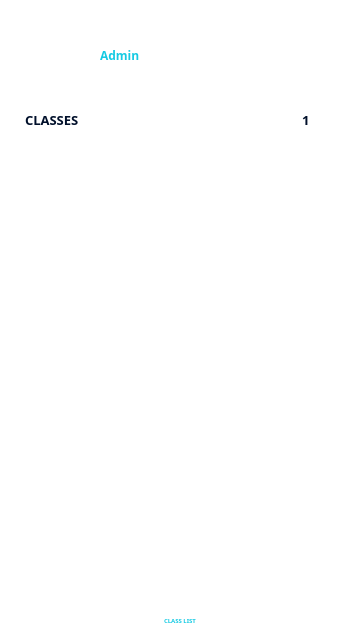
<?xml version="1.0" encoding="UTF-8"?>
<ui version="4.0">
 <class>Admin_Classes_List</class>
 <widget class="QMainWindow" name="Admin_Classes_List">
  <property name="geometry">
   <rect>
    <x>0</x>
    <y>0</y>
    <width>360</width>
    <height>640</height>
   </rect>
  </property>
  <property name="windowTitle">
   <string>Admin Classes List</string>
  </property>
  <property name="windowIcon">
   <iconset resource="resources.qrc">
    <normaloff>:/res/assets/presence_logo.png</normaloff>:/res/assets/presence_logo.png</iconset>
  </property>
  <widget class="QWidget" name="centralwidget">
   <property name="styleSheet">
    <string notr="true">QWidget #centralwidget {
	background-color: #FFFFFF;
}</string>
   </property>
   <widget class="QGroupBox" name="headerGroup">
    <property name="geometry">
     <rect>
      <x>0</x>
      <y>0</y>
      <width>360</width>
      <height>100</height>
     </rect>
    </property>
    <property name="styleSheet">
     <string notr="true">QGroupBox {
	border: 0px;
	border-radius: 0px;
}</string>
    </property>
    <property name="title">
     <string/>
    </property>
    <widget class="QLabel" name="headerHud">
     <property name="geometry">
      <rect>
       <x>0</x>
       <y>0</y>
       <width>360</width>
       <height>100</height>
      </rect>
     </property>
     <property name="styleSheet">
      <string notr="true"/>
     </property>
     <property name="text">
      <string/>
     </property>
     <property name="pixmap">
      <pixmap resource="resources.qrc">:/res/assets/header_short.png</pixmap>
     </property>
    </widget>
    <widget class="QPushButton" name="backButton">
     <property name="geometry">
      <rect>
       <x>15</x>
       <y>15</y>
       <width>30</width>
       <height>30</height>
      </rect>
     </property>
     <property name="styleSheet">
      <string notr="true">QPushButton {
	border: 0px;
	border-radius: 0px;
	background: none;
}</string>
     </property>
     <property name="text">
      <string/>
     </property>
     <property name="icon">
      <iconset resource="resources.qrc">
       <normaloff>:/res/assets/back.png</normaloff>:/res/assets/back.png</iconset>
     </property>
     <property name="iconSize">
      <size>
       <width>30</width>
       <height>30</height>
      </size>
     </property>
     <property name="flat">
      <bool>true</bool>
     </property>
    </widget>
    <widget class="QLabel" name="avatarLabel">
     <property name="geometry">
      <rect>
       <x>50</x>
       <y>30</y>
       <width>40</width>
       <height>40</height>
      </rect>
     </property>
     <property name="text">
      <string/>
     </property>
     <property name="pixmap">
      <pixmap resource="resources.qrc">:/res/assets/cict_avatar.png</pixmap>
     </property>
     <property name="alignment">
      <set>Qt::AlignCenter</set>
     </property>
    </widget>
    <widget class="QLabel" name="adminTitleLabel">
     <property name="geometry">
      <rect>
       <x>100</x>
       <y>30</y>
       <width>180</width>
       <height>20</height>
      </rect>
     </property>
     <property name="styleSheet">
      <string notr="true">QLabel {
	color: #FFFFFF;
	font-family: Poppins;
	font-size: 12px;
	font-style: normal;
	font-weight: 700;
	line-height: normal;
}</string>
     </property>
     <property name="text">
      <string>ADMIN</string>
     </property>
    </widget>
    <widget class="QLabel" name="adminIdLabel">
     <property name="geometry">
      <rect>
       <x>100</x>
       <y>45</y>
       <width>180</width>
       <height>20</height>
      </rect>
     </property>
     <property name="styleSheet">
      <string notr="true">QLabel {
	color: #15CAE3;
	font-family: Poppins;
	font-size: 12px;
	font-style: normal;
	font-weight: 500;
	line-height: normal;
}</string>
     </property>
     <property name="text">
      <string>Admin</string>
     </property>
    </widget>
    <widget class="QLabel" name="dateLabel">
     <property name="geometry">
      <rect>
       <x>250</x>
       <y>10</y>
       <width>90</width>
       <height>20</height>
      </rect>
     </property>
     <property name="font">
      <font>
       <family>Poppins</family>
       <pointsize>-1</pointsize>
       <italic>false</italic>
       <fontweight>Light</fontweight>
      </font>
     </property>
     <property name="styleSheet">
      <string notr="true">QLabel {
	color: #FFFFFF;
	text-align: right;
	font-family: Poppins;
	font-size: 9px;
	font-style: normal;
	font-weight: 300;
	line-height: normal;
}</string>
     </property>
     <property name="text">
      <string/>
     </property>
     <property name="alignment">
      <set>Qt::AlignRight|Qt::AlignTrailing|Qt::AlignVCenter</set>
     </property>
    </widget>
    <widget class="QLabel" name="timeLabel">
     <property name="geometry">
      <rect>
       <x>250</x>
       <y>20</y>
       <width>90</width>
       <height>20</height>
      </rect>
     </property>
     <property name="styleSheet">
      <string notr="true">QLabel {
	color: #FFFFFF;
	text-align: right;
	font-family: Poppins;
	font-size: 11px;
	font-style: normal;
	font-weight: 500;
	line-height: normal;
}</string>
     </property>
     <property name="text">
      <string/>
     </property>
     <property name="alignment">
      <set>Qt::AlignRight|Qt::AlignTrailing|Qt::AlignVCenter</set>
     </property>
    </widget>
   </widget>
   <widget class="QGroupBox" name="footerGroup">
    <property name="geometry">
     <rect>
      <x>0</x>
      <y>510</y>
      <width>360</width>
      <height>130</height>
     </rect>
    </property>
    <property name="styleSheet">
     <string notr="true">QGroupBox {
	border: 0px;
	border-radius: 0px;
}</string>
    </property>
    <property name="title">
     <string/>
    </property>
    <widget class="QLabel" name="footerHud">
     <property name="geometry">
      <rect>
       <x>10</x>
       <y>70</y>
       <width>340</width>
       <height>60</height>
      </rect>
     </property>
     <property name="text">
      <string/>
     </property>
     <property name="pixmap">
      <pixmap resource="resources.qrc">:/res/assets/footer.png</pixmap>
     </property>
     <property name="alignment">
      <set>Qt::AlignCenter</set>
     </property>
    </widget>
    <widget class="QPushButton" name="studentListButton">
     <property name="geometry">
      <rect>
       <x>90</x>
       <y>77</y>
       <width>30</width>
       <height>30</height>
      </rect>
     </property>
     <property name="styleSheet">
      <string notr="true">QPushButton {
	border: 0px;
	border-radius: 0px;
	background: none;
}</string>
     </property>
     <property name="text">
      <string/>
     </property>
     <property name="icon">
      <iconset resource="resources.qrc">
       <normaloff>:/res/assets/home_unselected.png</normaloff>:/res/assets/home_unselected.png</iconset>
     </property>
     <property name="iconSize">
      <size>
       <width>25</width>
       <height>25</height>
      </size>
     </property>
     <property name="flat">
      <bool>true</bool>
     </property>
    </widget>
    <widget class="QLabel" name="studentListLabel">
     <property name="geometry">
      <rect>
       <x>75</x>
       <y>102</y>
       <width>60</width>
       <height>16</height>
      </rect>
     </property>
     <property name="styleSheet">
      <string notr="true">QLabel {
	color: #FFFFFF;
	text-align: center;
	font-family: Poppins;
	font-size: 6px;
	font-style: normal;
	font-weight: 500;
	line-height: normal;
}</string>
     </property>
     <property name="text">
      <string>STUDENT LIST</string>
     </property>
     <property name="alignment">
      <set>Qt::AlignCenter</set>
     </property>
    </widget>
    <widget class="QPushButton" name="classListButton">
     <property name="geometry">
      <rect>
       <x>165</x>
       <y>77</y>
       <width>30</width>
       <height>30</height>
      </rect>
     </property>
     <property name="styleSheet">
      <string notr="true">QPushButton {
	border: 0px;
	border-radius: 0px;
	background: none;
}</string>
     </property>
     <property name="text">
      <string/>
     </property>
     <property name="icon">
      <iconset resource="resources.qrc">
       <normaloff>:/res/assets/class_list_selected.png</normaloff>:/res/assets/class_list_selected.png</iconset>
     </property>
     <property name="iconSize">
      <size>
       <width>25</width>
       <height>25</height>
      </size>
     </property>
     <property name="flat">
      <bool>true</bool>
     </property>
    </widget>
    <widget class="QLabel" name="classListLabel">
     <property name="geometry">
      <rect>
       <x>150</x>
       <y>102</y>
       <width>60</width>
       <height>16</height>
      </rect>
     </property>
     <property name="styleSheet">
      <string notr="true">QLabel {
	color: #15CAE3;
	text-align: center;
	font-family: Poppins;
	font-size: 6px;
	font-style: normal;
	font-weight: 500;
	line-height: normal;
}</string>
     </property>
     <property name="text">
      <string>CLASS LIST</string>
     </property>
     <property name="alignment">
      <set>Qt::AlignCenter</set>
     </property>
    </widget>
    <widget class="QLabel" name="whiteBox">
     <property name="geometry">
      <rect>
       <x>0</x>
       <y>0</y>
       <width>360</width>
       <height>130</height>
      </rect>
     </property>
     <property name="text">
      <string/>
     </property>
     <property name="pixmap">
      <pixmap resource="resources.qrc">:/res/assets/white_box.png</pixmap>
     </property>
     <property name="alignment">
      <set>Qt::AlignCenter</set>
     </property>
    </widget>
    <widget class="QPushButton" name="createClassButton">
     <property name="geometry">
      <rect>
       <x>75</x>
       <y>25</y>
       <width>210</width>
       <height>40</height>
      </rect>
     </property>
     <property name="styleSheet">
      <string notr="true">QPushButton {
	border: 0px;
	border-radius: 0px;
	background: none;
}</string>
     </property>
     <property name="text">
      <string/>
     </property>
     <property name="icon">
      <iconset resource="resources.qrc">
       <normaloff>:/res/assets/create_class.png</normaloff>:/res/assets/create_class.png</iconset>
     </property>
     <property name="iconSize">
      <size>
       <width>300</width>
       <height>50</height>
      </size>
     </property>
     <property name="flat">
      <bool>true</bool>
     </property>
    </widget>
    <widget class="QPushButton" name="lecturerListButton">
     <property name="geometry">
      <rect>
       <x>240</x>
       <y>77</y>
       <width>30</width>
       <height>30</height>
      </rect>
     </property>
     <property name="styleSheet">
      <string notr="true">QPushButton {
	border: 0px;
	border-radius: 0px;
	background: none;
}</string>
     </property>
     <property name="text">
      <string/>
     </property>
     <property name="icon">
      <iconset resource="resources.qrc">
       <normaloff>:/res/assets/lecturer_unselected.png</normaloff>:/res/assets/lecturer_unselected.png</iconset>
     </property>
     <property name="iconSize">
      <size>
       <width>25</width>
       <height>25</height>
      </size>
     </property>
     <property name="flat">
      <bool>true</bool>
     </property>
    </widget>
    <widget class="QLabel" name="lecturerListLabel">
     <property name="geometry">
      <rect>
       <x>225</x>
       <y>102</y>
       <width>60</width>
       <height>16</height>
      </rect>
     </property>
     <property name="styleSheet">
      <string notr="true">QLabel {
	color: #FFFFFF;
	text-align: center;
	font-family: Poppins;
	font-size: 6px;
	font-style: normal;
	font-weight: 500;
	line-height: normal;
}</string>
     </property>
     <property name="text">
      <string>LECTURER LIST</string>
     </property>
     <property name="alignment">
      <set>Qt::AlignCenter</set>
     </property>
    </widget>
    <widget class="QLabel" name="errorLabel">
     <property name="enabled">
      <bool>true</bool>
     </property>
     <property name="geometry">
      <rect>
       <x>25</x>
       <y>5</y>
       <width>310</width>
       <height>20</height>
      </rect>
     </property>
     <property name="styleSheet">
      <string notr="true">QLabel {
	background: none;
	color: #FF003D;
	font-family: Poppins;
	font-size: 10px;
	font-style: normal;
	font-weight: 600;
	line-height: normal;
}</string>
     </property>
     <property name="text">
      <string/>
     </property>
     <property name="alignment">
      <set>Qt::AlignCenter</set>
     </property>
    </widget>
    <zorder>whiteBox</zorder>
    <zorder>footerHud</zorder>
    <zorder>studentListButton</zorder>
    <zorder>studentListLabel</zorder>
    <zorder>classListButton</zorder>
    <zorder>classListLabel</zorder>
    <zorder>createClassButton</zorder>
    <zorder>lecturerListButton</zorder>
    <zorder>lecturerListLabel</zorder>
    <zorder>errorLabel</zorder>
   </widget>
   <widget class="QLabel" name="titleLabel">
    <property name="geometry">
     <rect>
      <x>25</x>
      <y>110</y>
      <width>180</width>
      <height>20</height>
     </rect>
    </property>
    <property name="styleSheet">
     <string notr="true">QLabel {
	color: #000F2A;
	font-family: Poppins;
	font-size: 13px;
	font-style: normal;
	font-weight: 700;
	line-height: normal;
}</string>
    </property>
    <property name="text">
     <string>CLASSES</string>
    </property>
   </widget>
   <widget class="QGroupBox" name="filterGroup">
    <property name="geometry">
     <rect>
      <x>25</x>
      <y>130</y>
      <width>310</width>
      <height>61</height>
     </rect>
    </property>
    <property name="styleSheet">
     <string notr="true">QGroupBox {
	border: 0px;
	border-radius: 0px;
}</string>
    </property>
    <property name="title">
     <string/>
    </property>
    <widget class="QGroupBox" name="schoolYearGroup">
     <property name="geometry">
      <rect>
       <x>0</x>
       <y>0</y>
       <width>100</width>
       <height>30</height>
      </rect>
     </property>
     <property name="styleSheet">
      <string notr="true">QGroupBox {
	border: 0px;
	border-radius: 0px;
}</string>
     </property>
     <property name="title">
      <string/>
     </property>
     <widget class="QLabel" name="schoolYearHud">
      <property name="geometry">
       <rect>
        <x>0</x>
        <y>0</y>
        <width>100</width>
        <height>30</height>
       </rect>
      </property>
      <property name="text">
       <string/>
      </property>
      <property name="pixmap">
       <pixmap resource="resources.qrc">:/res/assets/search_field_short.png</pixmap>
      </property>
      <property name="alignment">
       <set>Qt::AlignHCenter|Qt::AlignTop</set>
      </property>
     </widget>
     <widget class="QComboBox" name="schoolYearCombobox">
      <property name="geometry">
       <rect>
        <x>2</x>
        <y>0</y>
        <width>96</width>
        <height>25</height>
       </rect>
      </property>
      <property name="styleSheet">
       <string notr="true">QComboBox {
	background-color: transparent;
	border: 0px;
	color: #FFFFFF;
	font-family: Poppins;
	font-size: 8px;
	font-style: normal;
	font-weight: 500;
	line-height: normal;
}

QComboBox QAbstractItemView {
    background-color: #000F2A;
}

QComboBox QScrollBar:vertical {
    background-color: #000F2A;
	width: 4px;
}

QComboBox QScrollBar::handle:vertical {
    background-color: #FFFFFF;
}

QComboBox QScrollBar::add-line:vertical,
QComboBox QScrollBar::sub-line:vertical {
    border: none;
    background: none;
    height: 0px;
}

QComboBox QScrollBar::add-page:vertical,
QComboBox QScrollBar::sub-page:vertical {
    background-color: #000F2A;
	background: none;
	border-style: solid;
}</string>
      </property>
      <property name="placeholderText">
       <string>School Year</string>
      </property>
     </widget>
    </widget>
    <widget class="QGroupBox" name="programGroup">
     <property name="geometry">
      <rect>
       <x>105</x>
       <y>0</y>
       <width>100</width>
       <height>30</height>
      </rect>
     </property>
     <property name="styleSheet">
      <string notr="true">QGroupBox {
	border: 0px;
	border-radius: 0px;
}</string>
     </property>
     <property name="title">
      <string/>
     </property>
     <widget class="QLabel" name="programHud">
      <property name="geometry">
       <rect>
        <x>0</x>
        <y>0</y>
        <width>100</width>
        <height>30</height>
       </rect>
      </property>
      <property name="text">
       <string/>
      </property>
      <property name="pixmap">
       <pixmap resource="resources.qrc">:/res/assets/search_field_short.png</pixmap>
      </property>
      <property name="alignment">
       <set>Qt::AlignHCenter|Qt::AlignTop</set>
      </property>
     </widget>
     <widget class="QComboBox" name="programCombobox">
      <property name="geometry">
       <rect>
        <x>2</x>
        <y>0</y>
        <width>96</width>
        <height>25</height>
       </rect>
      </property>
      <property name="styleSheet">
       <string notr="true">QComboBox {
	background-color: transparent;
	border: 0px;
	color: #FFFFFF;
	font-family: Poppins;
	font-size: 8px;
	font-style: normal;
	font-weight: 500;
	line-height: normal;
}

QComboBox QAbstractItemView {
    background-color: #000F2A;
}

QComboBox QScrollBar:vertical {
    background-color: #000F2A;
	width: 4px;
}

QComboBox QScrollBar::handle:vertical {
    background-color: #FFFFFF;
}

QComboBox QScrollBar::add-line:vertical,
QComboBox QScrollBar::sub-line:vertical {
    border: none;
    background: none;
    height: 0px;
}

QComboBox QScrollBar::add-page:vertical,
QComboBox QScrollBar::sub-page:vertical {
    background-color: #000F2A;
	background: none;
	border-style: solid;
}</string>
      </property>
      <property name="placeholderText">
       <string>Program</string>
      </property>
     </widget>
    </widget>
    <widget class="QGroupBox" name="yearGroup">
     <property name="geometry">
      <rect>
       <x>105</x>
       <y>30</y>
       <width>100</width>
       <height>30</height>
      </rect>
     </property>
     <property name="styleSheet">
      <string notr="true">QGroupBox {
	border: 0px;
	border-radius: 0px;
}</string>
     </property>
     <property name="title">
      <string/>
     </property>
     <widget class="QLabel" name="yearHud">
      <property name="geometry">
       <rect>
        <x>0</x>
        <y>0</y>
        <width>100</width>
        <height>30</height>
       </rect>
      </property>
      <property name="text">
       <string/>
      </property>
      <property name="pixmap">
       <pixmap resource="resources.qrc">:/res/assets/search_field_short.png</pixmap>
      </property>
      <property name="alignment">
       <set>Qt::AlignHCenter|Qt::AlignTop</set>
      </property>
     </widget>
     <widget class="QComboBox" name="yearCombobox">
      <property name="geometry">
       <rect>
        <x>2</x>
        <y>0</y>
        <width>96</width>
        <height>25</height>
       </rect>
      </property>
      <property name="styleSheet">
       <string notr="true">QComboBox {
	background-color: transparent;
	border: 0px;
	color: #FFFFFF;
	font-family: Poppins;
	font-size: 8px;
	font-style: normal;
	font-weight: 500;
	line-height: normal;
}

QComboBox QAbstractItemView {
    background-color: #000F2A;
}

QComboBox QScrollBar:vertical {
    background-color: #000F2A;
	width: 4px;
}

QComboBox QScrollBar::handle:vertical {
    background-color: #FFFFFF;
}

QComboBox QScrollBar::add-line:vertical,
QComboBox QScrollBar::sub-line:vertical {
    border: none;
    background: none;
    height: 0px;
}

QComboBox QScrollBar::add-page:vertical,
QComboBox QScrollBar::sub-page:vertical {
    background-color: #000F2A;
	background: none;
	border-style: solid;
}</string>
      </property>
      <property name="placeholderText">
       <string>Year</string>
      </property>
     </widget>
    </widget>
    <widget class="QGroupBox" name="sectionGroup">
     <property name="geometry">
      <rect>
       <x>210</x>
       <y>0</y>
       <width>100</width>
       <height>30</height>
      </rect>
     </property>
     <property name="styleSheet">
      <string notr="true">QGroupBox {
	border: 0px;
	border-radius: 0px;
}</string>
     </property>
     <property name="title">
      <string/>
     </property>
     <widget class="QLabel" name="sectionHud">
      <property name="geometry">
       <rect>
        <x>0</x>
        <y>0</y>
        <width>100</width>
        <height>30</height>
       </rect>
      </property>
      <property name="text">
       <string/>
      </property>
      <property name="pixmap">
       <pixmap resource="resources.qrc">:/res/assets/search_field_short.png</pixmap>
      </property>
      <property name="alignment">
       <set>Qt::AlignHCenter|Qt::AlignTop</set>
      </property>
     </widget>
     <widget class="QComboBox" name="sectionCombobox">
      <property name="geometry">
       <rect>
        <x>2</x>
        <y>0</y>
        <width>96</width>
        <height>25</height>
       </rect>
      </property>
      <property name="styleSheet">
       <string notr="true">QComboBox {
	background-color: transparent;
	border: 0px;
	color: #FFFFFF;
	font-family: Poppins;
	font-size: 8px;
	font-style: normal;
	font-weight: 500;
	line-height: normal;
}

QComboBox QAbstractItemView {
    background-color: #000F2A;
}

QComboBox QScrollBar:vertical {
    background-color: #000F2A;
	width: 4px;
}

QComboBox QScrollBar::handle:vertical {
    background-color: #FFFFFF;
}

QComboBox QScrollBar::add-line:vertical,
QComboBox QScrollBar::sub-line:vertical {
    border: none;
    background: none;
    height: 0px;
}

QComboBox QScrollBar::add-page:vertical,
QComboBox QScrollBar::sub-page:vertical {
    background-color: #000F2A;
	background: none;
	border-style: solid;
}</string>
      </property>
      <property name="placeholderText">
       <string>Section</string>
      </property>
     </widget>
    </widget>
    <widget class="QGroupBox" name="searchGroup">
     <property name="geometry">
      <rect>
       <x>210</x>
       <y>30</y>
       <width>100</width>
       <height>30</height>
      </rect>
     </property>
     <property name="styleSheet">
      <string notr="true">QGroupBox {
	border: 0px;
	border-radius: 0px;
}</string>
     </property>
     <property name="title">
      <string/>
     </property>
     <widget class="QLabel" name="searchHud">
      <property name="geometry">
       <rect>
        <x>0</x>
        <y>0</y>
        <width>100</width>
        <height>30</height>
       </rect>
      </property>
      <property name="text">
       <string/>
      </property>
      <property name="pixmap">
       <pixmap resource="resources.qrc">:/res/assets/search_field_short.png</pixmap>
      </property>
      <property name="alignment">
       <set>Qt::AlignHCenter|Qt::AlignTop</set>
      </property>
     </widget>
     <widget class="QLineEdit" name="searchTextbox">
      <property name="geometry">
       <rect>
        <x>5</x>
        <y>0</y>
        <width>70</width>
        <height>25</height>
       </rect>
      </property>
      <property name="styleSheet">
       <string notr="true">QLineEdit {
	background-color: transparent;
	border: 0px;
	color: #FFFFFF;
	font-family: Poppins;
	font-size: 8px;
	font-style: normal;
	font-weight: 500;
	line-height: normal;
}</string>
      </property>
      <property name="maxLength">
       <number>255</number>
      </property>
      <property name="placeholderText">
       <string>Search</string>
      </property>
     </widget>
     <widget class="QPushButton" name="searchButton">
      <property name="geometry">
       <rect>
        <x>80</x>
        <y>5</y>
        <width>15</width>
        <height>15</height>
       </rect>
      </property>
      <property name="styleSheet">
       <string notr="true">QPushButton {
	border: 0px;
	border-radius: 0px;
	background: none;
}</string>
      </property>
      <property name="text">
       <string/>
      </property>
      <property name="icon">
       <iconset resource="resources.qrc">
        <normaloff>:/res/assets/search.png</normaloff>:/res/assets/search.png</iconset>
      </property>
      <property name="flat">
       <bool>true</bool>
      </property>
     </widget>
    </widget>
    <widget class="QGroupBox" name="semesterGroup">
     <property name="geometry">
      <rect>
       <x>0</x>
       <y>30</y>
       <width>100</width>
       <height>30</height>
      </rect>
     </property>
     <property name="styleSheet">
      <string notr="true">QGroupBox {
	border: 0px;
	border-radius: 0px;
}</string>
     </property>
     <property name="title">
      <string/>
     </property>
     <widget class="QLabel" name="semesterHud">
      <property name="geometry">
       <rect>
        <x>0</x>
        <y>0</y>
        <width>100</width>
        <height>30</height>
       </rect>
      </property>
      <property name="text">
       <string/>
      </property>
      <property name="pixmap">
       <pixmap resource="resources.qrc">:/res/assets/search_field_short.png</pixmap>
      </property>
      <property name="alignment">
       <set>Qt::AlignHCenter|Qt::AlignTop</set>
      </property>
     </widget>
     <widget class="QComboBox" name="semesterCombobox">
      <property name="geometry">
       <rect>
        <x>2</x>
        <y>0</y>
        <width>96</width>
        <height>25</height>
       </rect>
      </property>
      <property name="styleSheet">
       <string notr="true">QComboBox {
	background-color: transparent;
	border: 0px;
	color: #FFFFFF;
	font-family: Poppins;
	font-size: 8px;
	font-style: normal;
	font-weight: 500;
	line-height: normal;
}

QComboBox QAbstractItemView {
    background-color: #000F2A;
}

QComboBox QScrollBar:vertical {
    background-color: #000F2A;
	width: 4px;
}

QComboBox QScrollBar::handle:vertical {
    background-color: #FFFFFF;
}

QComboBox QScrollBar::add-line:vertical,
QComboBox QScrollBar::sub-line:vertical {
    border: none;
    background: none;
    height: 0px;
}

QComboBox QScrollBar::add-page:vertical,
QComboBox QScrollBar::sub-page:vertical {
    background-color: #000F2A;
	background: none;
	border-style: solid;
}</string>
      </property>
      <property name="placeholderText">
       <string>Semester</string>
      </property>
     </widget>
    </widget>
   </widget>
   <widget class="QGroupBox" name="pageGroup">
    <property name="geometry">
     <rect>
      <x>260</x>
      <y>105</y>
      <width>90</width>
      <height>30</height>
     </rect>
    </property>
    <property name="styleSheet">
     <string notr="true">QGroupBox {
	border: 0px;
	border-radius: 0px;
}</string>
    </property>
    <property name="title">
     <string/>
    </property>
    <widget class="QPushButton" name="nextPageButton">
     <property name="geometry">
      <rect>
       <x>55</x>
       <y>5</y>
       <width>20</width>
       <height>20</height>
      </rect>
     </property>
     <property name="styleSheet">
      <string notr="true">QPushButton {
	border: 0px;
	border-radius: 0px;
	background: none;
}</string>
     </property>
     <property name="text">
      <string/>
     </property>
     <property name="icon">
      <iconset resource="resources.qrc">
       <normaloff>:/res/assets/next_arrow.png</normaloff>:/res/assets/next_arrow.png</iconset>
     </property>
     <property name="flat">
      <bool>true</bool>
     </property>
    </widget>
    <widget class="QPushButton" name="prevPageButton">
     <property name="geometry">
      <rect>
       <x>15</x>
       <y>5</y>
       <width>20</width>
       <height>20</height>
      </rect>
     </property>
     <property name="styleSheet">
      <string notr="true">QPushButton {
	border: 0px;
	border-radius: 0px;
	background: none;
}</string>
     </property>
     <property name="text">
      <string/>
     </property>
     <property name="icon">
      <iconset resource="resources.qrc">
       <normaloff>:/res/assets/prev_arrow.png</normaloff>:/res/assets/prev_arrow.png</iconset>
     </property>
     <property name="flat">
      <bool>true</bool>
     </property>
    </widget>
    <widget class="QLineEdit" name="numberPageTextbox">
     <property name="geometry">
      <rect>
       <x>31</x>
       <y>5</y>
       <width>30</width>
       <height>20</height>
      </rect>
     </property>
     <property name="styleSheet">
      <string notr="true">QLineEdit {
	background-color: transparent;
	border: 0px;
	color: #000F2A;
	font-family: Poppins;
	font-size: 13px;
	font-style: normal;
	font-weight: 700;
	line-height: normal;
}</string>
     </property>
     <property name="text">
      <string>1</string>
     </property>
     <property name="alignment">
      <set>Qt::AlignCenter</set>
     </property>
    </widget>
   </widget>
   <widget class="QGroupBox" name="classesListArea">
    <property name="geometry">
     <rect>
      <x>25</x>
      <y>190</y>
      <width>310</width>
      <height>330</height>
     </rect>
    </property>
    <property name="styleSheet">
     <string notr="true">QGroupBox {
	border: 0px;
	border-radius: 0px;
	background: none;
}</string>
    </property>
    <property name="title">
     <string/>
    </property>
   </widget>
   <zorder>headerGroup</zorder>
   <zorder>titleLabel</zorder>
   <zorder>filterGroup</zorder>
   <zorder>pageGroup</zorder>
   <zorder>classesListArea</zorder>
   <zorder>footerGroup</zorder>
  </widget>
 </widget>
 <resources>
  <include location="resources.qrc"/>
 </resources>
 <connections/>
</ui>
